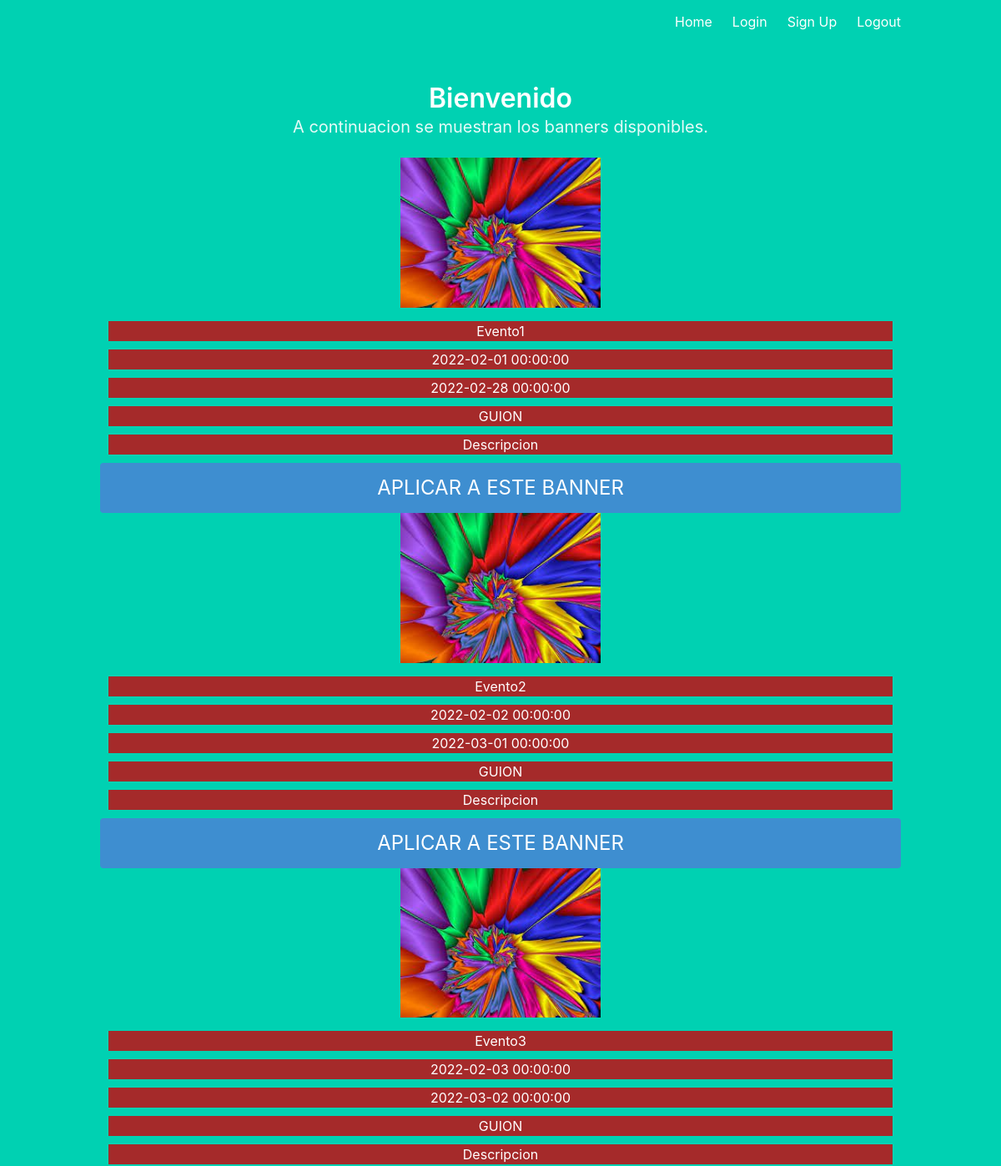
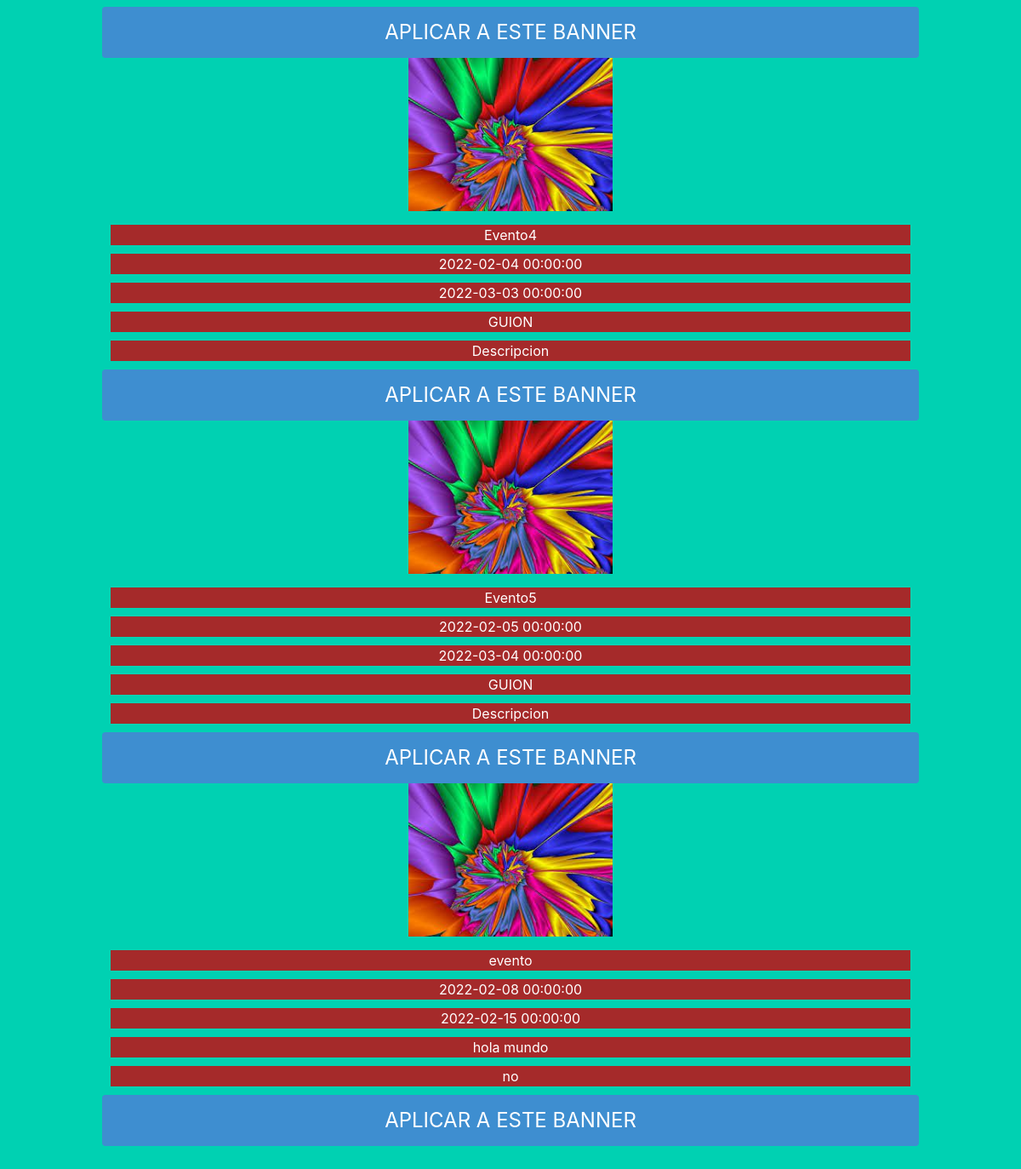
The page /home on the database its author committed (2 pictures, top to bottom).
### models.py (models this page shows)
class Contest(db.Model):
    id_contest = db.Column(db.Integer, primary_key=True)
    id_user = db.Column(db.Integer)
    contest_name = db.Column(db.String(100))
    banner_name = db.Column(db.String(100))
    url_contest = db.Column(db.String(100))
    start_date = db.Column(db.DateTime)
    end_date = db.Column(db.DateTime)
    award = db.Column(db.Numeric())
    dialog = db.Column(db.String(100))
    desciption = db.Column(db.String(100))

### main.py (the view)
@main.route('/home')
def home():
    folder_name=os.path.join('static','imagen1.jpeg')
    table=Contest.query.order_by(Contest.start_date).all()
    return render_template('home.html',imagen_muestra=folder_name,items=table)

### templates/home.html
{% extends "base.html" %}
{% block content %}
<h1 class="title">
  Bienvenido
</h1>
<h2 class="subtitle">
 A continuacion se muestran los banners disponibles.
</h2>
<div>
  {%for item in items%}
  <img src='{{imagen_muestra}}' alt="BANNER" style="width: 25%;height: 25%;"/>
  <div style="background-color: brown; margin: 10px;">{{item.contest_name}}</div>
  <div style="background-color: brown; margin: 10px;">{{item.start_date}}</div>
  <div style="background-color: brown; margin: 10px;">{{item.end_date}}</div>
  <div style="background-color: brown; margin: 10px;">{{item.dialog}}</div>
  <div style="background-color: brown; margin: 10px;">{{item.desciption}}</div>
  <a href="/apply/{{item.id_contest}}" class="button is-block is-info is-large is-fullwidth">APLICAR A ESTE BANNER</a>
  {%endfor%}
</div>
{% endblock %}

### templates/base.html (shortened to what this page needs)
<!DOCTYPE html>
<html>
<head>
    <link rel="stylesheet" href="https://cdnjs.cloudflare.com/ajax/libs/bulma/0.7.2/css/bulma.min.css" />
</head>
<body>
    <section class="hero is-primary is-fullheight">
        <div class="hero-head">
            <nav class="navbar">
                <div class="container">
                    <div id="navbarMenuHeroA" class="navbar-menu">
                        <div class="navbar-end">
                            <a href="{{ url_for('main.index') }}" class="navbar-item">
                                Home
                            </a>
                            <a href="{{ url_for('auth.login') }}" class="navbar-item">
                                Login
                            </a>
                            <a href="{{ url_for('auth.signup') }}" class="navbar-item">
                                Sign Up
                            </a>
                            <a href="{{ url_for('auth.logout') }}" class="navbar-item">
                                Logout
                            </a>
                        </div>
                    </div>
                </div>
            </nav>
        </div>
        <div class="hero-body">
            <div class="container has-text-centered">
               {% block content %}
               {% endblock %}
            </div>
        </div>
    </section>
</body>
</html>

### rows shown on the page
Contest: contest_name "Evento1", start_date "2022-02-01 00:00:00", end_date "2022-02-28 00:00:00", dialog "GUION", desciption "Descripcion"
Contest: contest_name "Evento2", start_date "2022-02-02 00:00:00", end_date "2022-03-01 00:00:00", dialog "GUION", desciption "Descripcion"
Contest: contest_name "Evento3", start_date "2022-02-03 00:00:00", end_date "2022-03-02 00:00:00", dialog "GUION", desciption "Descripcion"
Contest: contest_name "Evento4", start_date "2022-02-04 00:00:00", end_date "2022-03-03 00:00:00", dialog "GUION", desciption "Descripcion"
Contest: contest_name "Evento5", start_date "2022-02-05 00:00:00", end_date "2022-03-04 00:00:00", dialog "GUION", desciption "Descripcion"
Contest: contest_name "evento", start_date "2022-02-08 00:00:00", end_date "2022-02-15 00:00:00", dialog "hola mundo", desciption "no"
